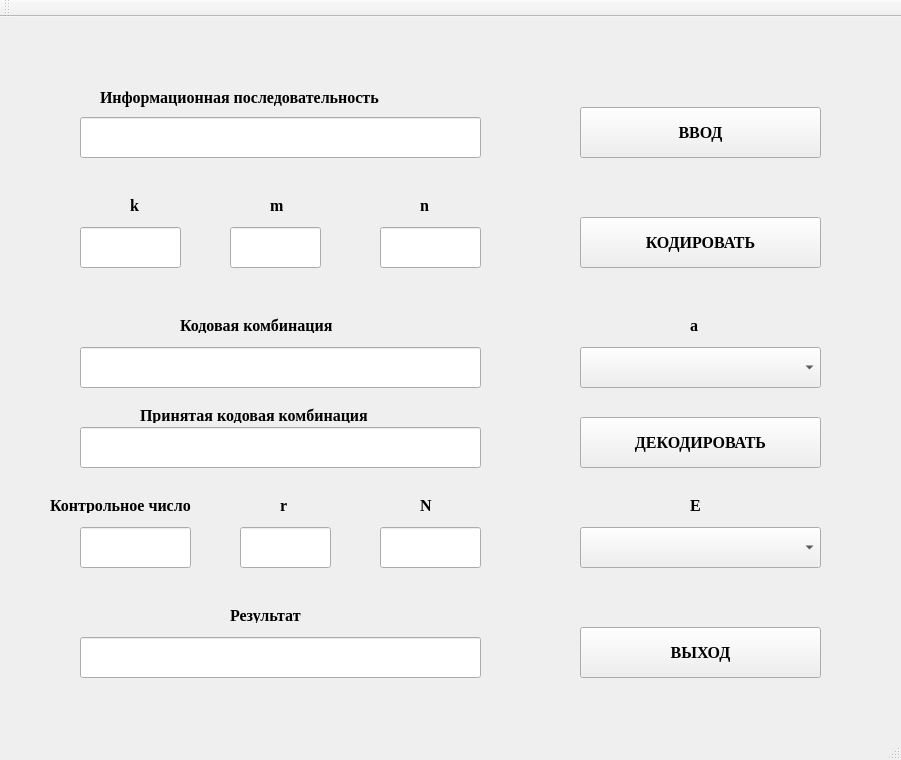
<?xml version="1.0" encoding="UTF-8"?>
<ui version="4.0">
 <class>MainWindow</class>
 <widget class="QMainWindow" name="MainWindow">
  <property name="geometry">
   <rect>
    <x>0</x>
    <y>0</y>
    <width>901</width>
    <height>760</height>
   </rect>
  </property>
  <property name="windowTitle">
   <string>Код Хэмминга</string>
  </property>
  <widget class="QWidget" name="centralWidget">
   <widget class="QLineEdit" name="lineEdit">
    <property name="geometry">
     <rect>
      <x>80</x>
      <y>100</y>
      <width>401</width>
      <height>41</height>
     </rect>
    </property>
    <property name="font">
     <font>
      <family>Times New Roman</family>
      <pointsize>12</pointsize>
      <weight>75</weight>
      <bold>true</bold>
     </font>
    </property>
   </widget>
   <widget class="QLineEdit" name="lineEdit_2">
    <property name="geometry">
     <rect>
      <x>80</x>
      <y>210</y>
      <width>101</width>
      <height>41</height>
     </rect>
    </property>
    <property name="font">
     <font>
      <family>Times New Roman</family>
      <pointsize>12</pointsize>
      <weight>75</weight>
      <bold>true</bold>
     </font>
    </property>
   </widget>
   <widget class="QLineEdit" name="lineEdit_3">
    <property name="geometry">
     <rect>
      <x>230</x>
      <y>210</y>
      <width>91</width>
      <height>41</height>
     </rect>
    </property>
    <property name="font">
     <font>
      <family>Times New Roman</family>
      <pointsize>12</pointsize>
      <weight>75</weight>
      <bold>true</bold>
     </font>
    </property>
   </widget>
   <widget class="QLineEdit" name="lineEdit_4">
    <property name="geometry">
     <rect>
      <x>380</x>
      <y>210</y>
      <width>101</width>
      <height>41</height>
     </rect>
    </property>
    <property name="font">
     <font>
      <family>Times New Roman</family>
      <pointsize>12</pointsize>
      <weight>75</weight>
      <bold>true</bold>
     </font>
    </property>
   </widget>
   <widget class="QLineEdit" name="lineEdit_5">
    <property name="geometry">
     <rect>
      <x>80</x>
      <y>330</y>
      <width>401</width>
      <height>41</height>
     </rect>
    </property>
    <property name="font">
     <font>
      <family>Times New Roman</family>
      <pointsize>12</pointsize>
      <weight>75</weight>
      <bold>true</bold>
     </font>
    </property>
   </widget>
   <widget class="QLineEdit" name="lineEdit_6">
    <property name="geometry">
     <rect>
      <x>80</x>
      <y>410</y>
      <width>401</width>
      <height>41</height>
     </rect>
    </property>
    <property name="font">
     <font>
      <family>Times New Roman</family>
      <pointsize>12</pointsize>
      <weight>75</weight>
      <bold>true</bold>
     </font>
    </property>
   </widget>
   <widget class="QLineEdit" name="lineEdit_7">
    <property name="geometry">
     <rect>
      <x>80</x>
      <y>510</y>
      <width>111</width>
      <height>41</height>
     </rect>
    </property>
    <property name="font">
     <font>
      <family>Times New Roman</family>
      <pointsize>12</pointsize>
      <weight>75</weight>
      <bold>true</bold>
     </font>
    </property>
   </widget>
   <widget class="QLineEdit" name="lineEdit_8">
    <property name="geometry">
     <rect>
      <x>240</x>
      <y>510</y>
      <width>91</width>
      <height>41</height>
     </rect>
    </property>
    <property name="font">
     <font>
      <family>Times New Roman</family>
      <pointsize>12</pointsize>
      <weight>75</weight>
      <bold>true</bold>
     </font>
    </property>
   </widget>
   <widget class="QLineEdit" name="lineEdit_9">
    <property name="geometry">
     <rect>
      <x>380</x>
      <y>510</y>
      <width>101</width>
      <height>41</height>
     </rect>
    </property>
    <property name="font">
     <font>
      <family>Times New Roman</family>
      <pointsize>12</pointsize>
      <weight>75</weight>
      <bold>true</bold>
     </font>
    </property>
   </widget>
   <widget class="QLineEdit" name="lineEdit_10">
    <property name="geometry">
     <rect>
      <x>80</x>
      <y>620</y>
      <width>401</width>
      <height>41</height>
     </rect>
    </property>
    <property name="font">
     <font>
      <family>Times New Roman</family>
      <pointsize>12</pointsize>
      <weight>75</weight>
      <bold>true</bold>
     </font>
    </property>
   </widget>
   <widget class="QLabel" name="label">
    <property name="geometry">
     <rect>
      <x>100</x>
      <y>70</y>
      <width>361</width>
      <height>21</height>
     </rect>
    </property>
    <property name="font">
     <font>
      <family>Times New Roman</family>
      <pointsize>12</pointsize>
      <weight>75</weight>
      <bold>true</bold>
     </font>
    </property>
    <property name="text">
     <string>Информационная последовательность</string>
    </property>
   </widget>
   <widget class="QLabel" name="label_2">
    <property name="geometry">
     <rect>
      <x>130</x>
      <y>180</y>
      <width>55</width>
      <height>16</height>
     </rect>
    </property>
    <property name="font">
     <font>
      <family>Times New Roman</family>
      <pointsize>12</pointsize>
      <weight>75</weight>
      <bold>true</bold>
     </font>
    </property>
    <property name="text">
     <string>k</string>
    </property>
   </widget>
   <widget class="QLabel" name="label_3">
    <property name="geometry">
     <rect>
      <x>270</x>
      <y>180</y>
      <width>55</width>
      <height>16</height>
     </rect>
    </property>
    <property name="font">
     <font>
      <family>Times New Roman</family>
      <pointsize>12</pointsize>
      <weight>75</weight>
      <bold>true</bold>
     </font>
    </property>
    <property name="text">
     <string>m</string>
    </property>
   </widget>
   <widget class="QLabel" name="label_4">
    <property name="geometry">
     <rect>
      <x>420</x>
      <y>180</y>
      <width>55</width>
      <height>16</height>
     </rect>
    </property>
    <property name="font">
     <font>
      <family>Times New Roman</family>
      <pointsize>12</pointsize>
      <weight>75</weight>
      <bold>true</bold>
     </font>
    </property>
    <property name="text">
     <string>n</string>
    </property>
   </widget>
   <widget class="QLabel" name="label_5">
    <property name="geometry">
     <rect>
      <x>180</x>
      <y>300</y>
      <width>201</width>
      <height>16</height>
     </rect>
    </property>
    <property name="font">
     <font>
      <family>Times New Roman</family>
      <pointsize>12</pointsize>
      <weight>75</weight>
      <bold>true</bold>
     </font>
    </property>
    <property name="text">
     <string>Кодовая комбинация</string>
    </property>
   </widget>
   <widget class="QLabel" name="label_6">
    <property name="geometry">
     <rect>
      <x>140</x>
      <y>390</y>
      <width>291</width>
      <height>16</height>
     </rect>
    </property>
    <property name="font">
     <font>
      <family>Times New Roman</family>
      <pointsize>12</pointsize>
      <weight>75</weight>
      <bold>true</bold>
     </font>
    </property>
    <property name="text">
     <string>Принятая кодовая комбинация</string>
    </property>
   </widget>
   <widget class="QLabel" name="label_7">
    <property name="geometry">
     <rect>
      <x>50</x>
      <y>480</y>
      <width>181</width>
      <height>16</height>
     </rect>
    </property>
    <property name="font">
     <font>
      <family>Times New Roman</family>
      <pointsize>12</pointsize>
      <weight>75</weight>
      <bold>true</bold>
     </font>
    </property>
    <property name="text">
     <string>Контрольное число</string>
    </property>
   </widget>
   <widget class="QLabel" name="label_8">
    <property name="geometry">
     <rect>
      <x>280</x>
      <y>480</y>
      <width>55</width>
      <height>16</height>
     </rect>
    </property>
    <property name="font">
     <font>
      <family>Times New Roman</family>
      <pointsize>12</pointsize>
      <weight>75</weight>
      <bold>true</bold>
     </font>
    </property>
    <property name="text">
     <string>r</string>
    </property>
   </widget>
   <widget class="QLabel" name="label_9">
    <property name="geometry">
     <rect>
      <x>420</x>
      <y>480</y>
      <width>55</width>
      <height>16</height>
     </rect>
    </property>
    <property name="font">
     <font>
      <family>Times New Roman</family>
      <pointsize>12</pointsize>
      <weight>75</weight>
      <bold>true</bold>
     </font>
    </property>
    <property name="text">
     <string>N</string>
    </property>
   </widget>
   <widget class="QLabel" name="label_10">
    <property name="geometry">
     <rect>
      <x>230</x>
      <y>590</y>
      <width>91</width>
      <height>16</height>
     </rect>
    </property>
    <property name="font">
     <font>
      <family>Times New Roman</family>
      <pointsize>12</pointsize>
      <weight>75</weight>
      <bold>true</bold>
     </font>
    </property>
    <property name="text">
     <string>Результат</string>
    </property>
   </widget>
   <widget class="QPushButton" name="pushButton">
    <property name="geometry">
     <rect>
      <x>580</x>
      <y>90</y>
      <width>241</width>
      <height>51</height>
     </rect>
    </property>
    <property name="font">
     <font>
      <family>Times New Roman</family>
      <pointsize>12</pointsize>
      <weight>75</weight>
      <bold>true</bold>
     </font>
    </property>
    <property name="text">
     <string>ВВОД</string>
    </property>
   </widget>
   <widget class="QPushButton" name="pushButton_2">
    <property name="geometry">
     <rect>
      <x>580</x>
      <y>200</y>
      <width>241</width>
      <height>51</height>
     </rect>
    </property>
    <property name="font">
     <font>
      <family>Times New Roman</family>
      <pointsize>12</pointsize>
      <weight>75</weight>
      <bold>true</bold>
     </font>
    </property>
    <property name="text">
     <string>КОДИРОВАТЬ</string>
    </property>
   </widget>
   <widget class="QPushButton" name="pushButton_3">
    <property name="geometry">
     <rect>
      <x>580</x>
      <y>400</y>
      <width>241</width>
      <height>51</height>
     </rect>
    </property>
    <property name="font">
     <font>
      <family>Times New Roman</family>
      <pointsize>12</pointsize>
      <weight>75</weight>
      <bold>true</bold>
     </font>
    </property>
    <property name="text">
     <string>ДЕКОДИРОВАТЬ</string>
    </property>
   </widget>
   <widget class="QPushButton" name="pushButton_4">
    <property name="geometry">
     <rect>
      <x>580</x>
      <y>610</y>
      <width>241</width>
      <height>51</height>
     </rect>
    </property>
    <property name="font">
     <font>
      <family>Times New Roman</family>
      <pointsize>12</pointsize>
      <weight>75</weight>
      <bold>true</bold>
     </font>
    </property>
    <property name="text">
     <string>ВЫХОД</string>
    </property>
   </widget>
   <widget class="QComboBox" name="comboBox">
    <property name="geometry">
     <rect>
      <x>580</x>
      <y>330</y>
      <width>241</width>
      <height>41</height>
     </rect>
    </property>
    <property name="font">
     <font>
      <family>Times New Roman</family>
      <pointsize>12</pointsize>
     </font>
    </property>
    <property name="maxVisibleItems">
     <number>15</number>
    </property>
    <property name="maxCount">
     <number>2147483646</number>
    </property>
   </widget>
   <widget class="QComboBox" name="comboBox_2">
    <property name="geometry">
     <rect>
      <x>580</x>
      <y>510</y>
      <width>241</width>
      <height>41</height>
     </rect>
    </property>
    <property name="font">
     <font>
      <family>Times New Roman</family>
      <pointsize>12</pointsize>
     </font>
    </property>
    <property name="maxVisibleItems">
     <number>15</number>
    </property>
   </widget>
   <widget class="QLabel" name="label_11">
    <property name="geometry">
     <rect>
      <x>690</x>
      <y>300</y>
      <width>55</width>
      <height>16</height>
     </rect>
    </property>
    <property name="font">
     <font>
      <family>Times New Roman</family>
      <pointsize>12</pointsize>
      <weight>75</weight>
      <bold>true</bold>
     </font>
    </property>
    <property name="text">
     <string>a</string>
    </property>
   </widget>
   <widget class="QLabel" name="label_12">
    <property name="geometry">
     <rect>
      <x>690</x>
      <y>480</y>
      <width>55</width>
      <height>16</height>
     </rect>
    </property>
    <property name="font">
     <font>
      <family>Times New Roman</family>
      <pointsize>12</pointsize>
      <weight>75</weight>
      <bold>true</bold>
     </font>
    </property>
    <property name="text">
     <string>E</string>
    </property>
   </widget>
  </widget>
  <widget class="QMenuBar" name="menuBar">
   <property name="geometry">
    <rect>
     <x>0</x>
     <y>0</y>
     <width>901</width>
     <height>26</height>
    </rect>
   </property>
  </widget>
  <widget class="QToolBar" name="mainToolBar">
   <attribute name="toolBarArea">
    <enum>TopToolBarArea</enum>
   </attribute>
   <attribute name="toolBarBreak">
    <bool>false</bool>
   </attribute>
  </widget>
  <widget class="QStatusBar" name="statusBar"/>
 </widget>
 <layoutdefault spacing="6" margin="11"/>
 <resources/>
 <connections/>
</ui>
